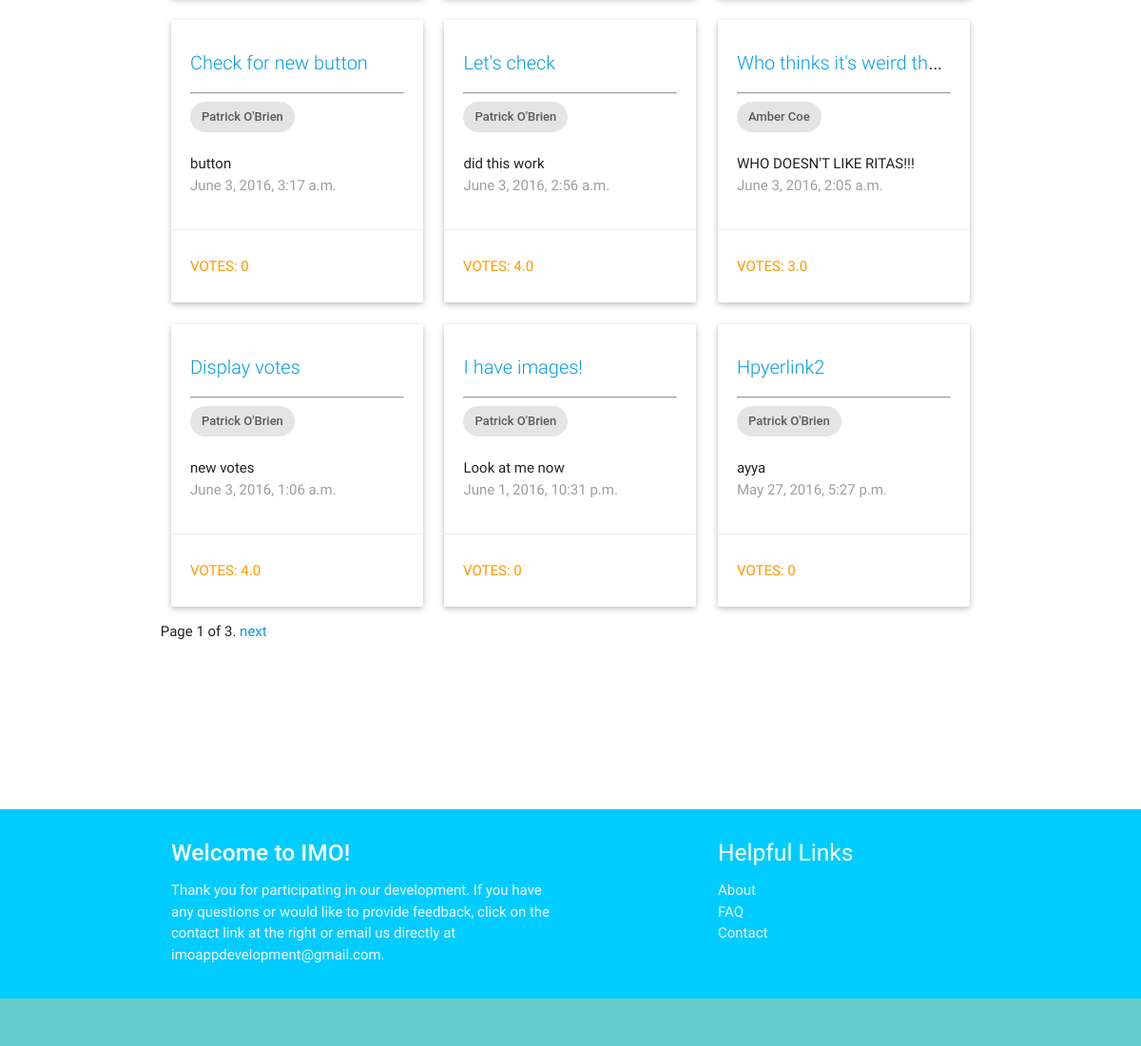
/imo_app/ (signed in, lower part), run on an earlier commit of the app's database.
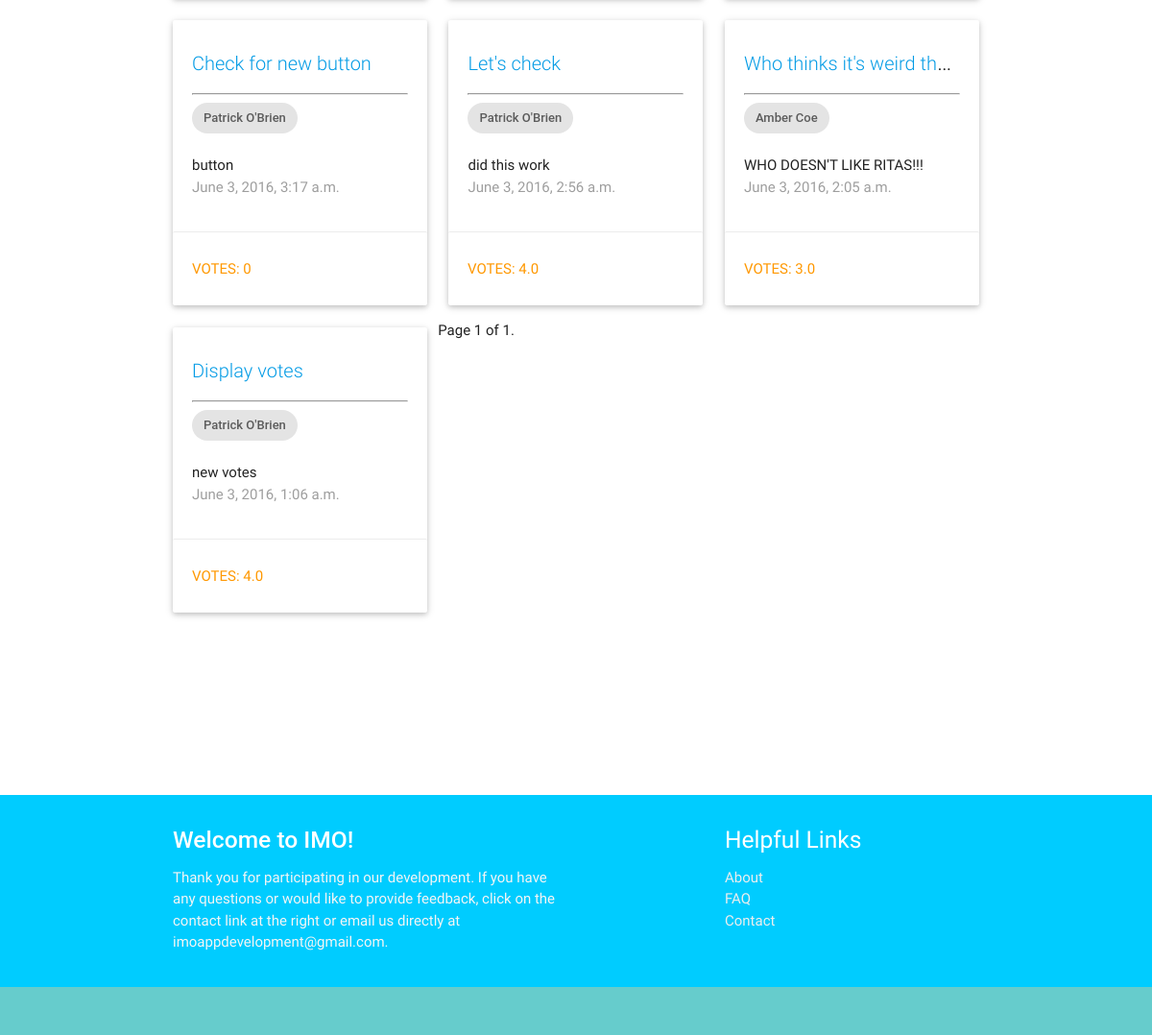
And on a later commit of the database.
### imo_app/models.py (models this page shows, shortened)
class Question(models.Model):
    author = models.ForeignKey(UserProfile, on_delete=models.CASCADE)
    question_text = models.CharField(max_length=200)
    description = models.TextField(default = '')
    pub_date = models.DateTimeField('date published')
    choice1 = models.CharField(null=True, blank=True, default = '', max_length = 200)
    image1 = models.ImageField(null=True, blank=True)
    choice2 = models.CharField(null=True, blank=True, default = '', max_length = 200)
    image2 = models.ImageField(null=True, blank=True)
    choice3 = models.CharField(null=True, blank=True, default = '', max_length = 200)
    image3 = models.ImageField(null=True, blank=True)
    total_votes = models.FloatField(default = 0.5)
    class Meta:
        ordering = ['-pub_date']

class UserProfile(models.Model):
    user = models.OneToOneField(User)
    gender = models.CharField(default='', blank=True, max_length=15)
    picture = models.ImageField(blank=True, null=True, upload_to='')
    birthday = models.DateField(blank=True, null=True)

### imo_app/views.py (the view, shortened to what this page needs)
def index(request):
    q_list = Question.objects.all()
    query = request.GET.get("q")
    paginator = Paginator(q_list, 12) # Show 25 contacts per page
    page = request.GET.get('page')
    try:
        q = paginator.page(page)
    except PageNotAnInteger:
        q = paginator.page(1)
    except EmptyPage:
        q = paginator.page(paginator.num_pages)
    current_user = request.user
    context = {'q_all': q, 'current_user': current_user}
    return render(request, 'imo_app/index.html', context)

### imo_app/templates/imo_app/index.html (shortened to what this page needs)
{% extends "imo_app/base.html" %}
{% block content %}
    {% if user.is_authenticated %}
      <div class="row">
        {% for i in q_all %}
          <div class="col m4">
            <div class="card" >
              <div class="card-content">
                <span class="card-title truncate"><a href="{% url 'imo_app:detail' i.id %}" style = "font-size: 20px">{{ i.question_text }}</a></span>
                <hr></hr>
                <div class="chip">
                  {{ i.author.user.first_name}} {{ i.author.user.last_name}}
                </div>
                <br></br>
                <p class="truncate">{{ i.description }}</p>
                <p class="grey-text">{{ i.pub_date }}</p>
              </div>
              <a href="{% url 'imo_app:detail' i.id %}"><div class="orange-text waves-effect waves-teal card-action btn-flat" style="width:100%; height: 100%">
              {% if i.total_votes < 1 %}
              Votes: 0
              {% else %}
              Votes: {{ i.total_votes }}
              {% endif %}
              </div></a>
            </div>
          </div>
        {% endfor %}
        <div class="pagination">
            <span class="step-links">
                <span class="current">
                    Page {{ q_all.number }} of {{ q_all.paginator.num_pages }}.
                </span>
                {% if q_all.has_next %}
                    <a href="?page={{ q_all.next_page_number }}{% if request.GET.q %}&q={{ request.GET.q }}{% endif %}">next</a>
                {% endif %}
            </span>
        </div>
      </div>
    {% endif %}
{% endblock content %}

What changed in the data, as far as the page shows it:
removed Question: question_text "I have images!", author.user.first_name "Patrick", author.user.last_name "O'Brien", description "Look at me now", pub_date "June 1, 2016, 10:31 p.m.", total_votes "VOTES: 0"
removed Question: question_text "Hpyerlink2", author.user.first_name "Patrick", author.user.last_name "O'Brien", description "ayya", pub_date "May 27, 2016, 5:27 p.m.", total_votes "VOTES: 0"
Also different on the page:
{{ q_all.paginator.num_pages }}: "3" → "1"
text no longer shown: "next"
